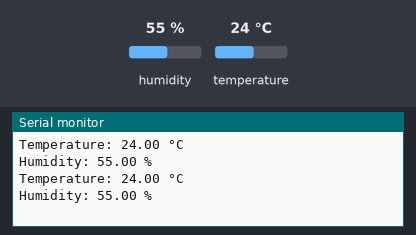
A sketch run on a simulated Arduino Uno, built with avr-gcc and run on an emulated ATmega328P. Shown: the last lines printed to the serial monitor. Inputs (shaded band) come from the test bench; at power-on: humidity 55 %, temperature 24 °C.

Above: at 2.8 s.
2.9 s: humidity set to 22 %
At 5.2 s:
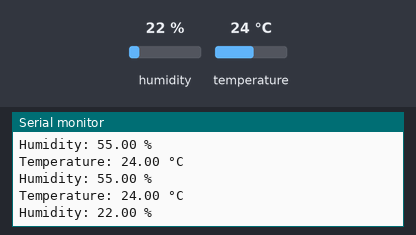
5.6 s: temperature set to 12 °C
At 7.1 s:
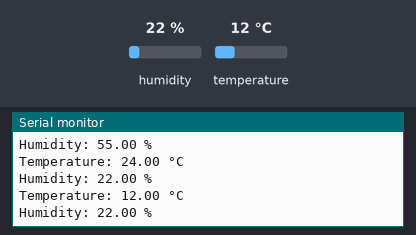
8.3 s: humidity set to 40 %
At 10.8 s:
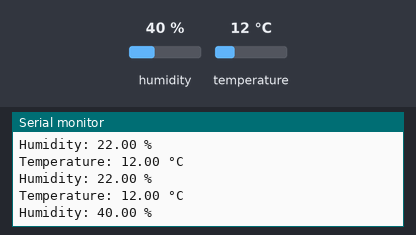
Timing chart, 0 to 12.3 s (numbered marks = the images above; inputs shaded):
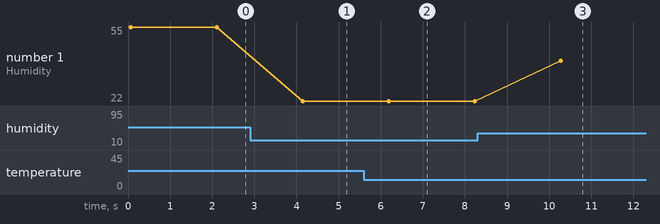

Measured:
- after the input at 2.9 s, the serial monitor: prints a new line after 1.2 s (image 1)
- after the input at 5.6 s, the serial monitor: prints a new line after 0.56 s (image 2)
- after the input at 8.3 s, the serial monitor: prints a new line after 2.0 s (image 3)
- plotted number 1: 55 → 22 after the input at 2.9 s, 22 → 40 after the input at 8.3 s

The sketch:

aht10.ino
```cpp
#include <Wire.h>
#include <Adafruit_AHTX0.h>

Adafruit_AHTX0 aht;

void setup() {
  Serial.begin(9600);
  Wire.begin();

  if (!aht.begin()) {
    Serial.println("Could not find AHT10 sensor, check wiring!");
    while (1);
  }
}

void loop() {
  float temperature = aht.readTemperature();
  float humidity = aht.readHumidity();

  Serial.print("Temperature: ");
  Serial.print(temperature);
  Serial.println(" °C");

  Serial.print("Humidity: ");
  Serial.print(humidity);
  Serial.println(" %");

  delay(2000); // Delay between readings
}
```
